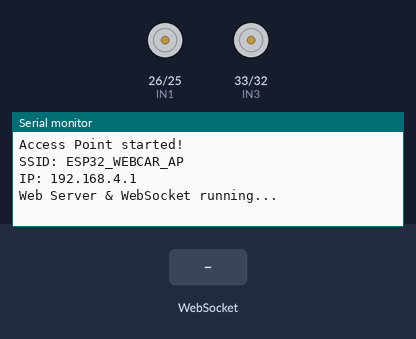
Recording of a sketch running on a simulated ESP32. Parts: motor-driver pin pairs drawn as motors (green arrow = first pin HIGH = forward, orange = second pin HIGH = backward, longer = more drive, scaled by the enable pin), the last lines printed to the serial monitor. Inputs (shaded band) come from the test bench.

Above: at 1.2 s.
1.3 s: WebSocket text "forward" received
At 2.5 s:
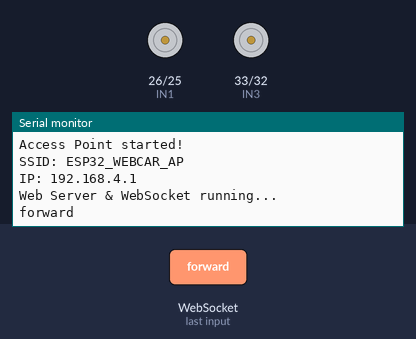
2.8 s: WebSocket text "backward" received
At 3.9 s:
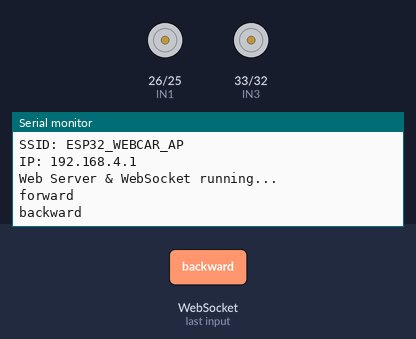
4.3 s: WebSocket text "turnLeft" received
At 5.0 s:
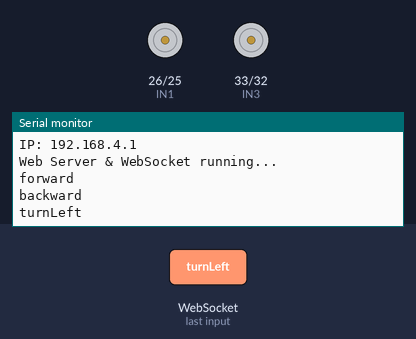

Measured:
- after the input at 1.3 s, the serial monitor: prints a new line at once (image 1)
- after the input at 2.8 s, the serial monitor: prints a new line at once (image 2)
- after the input at 4.3 s, the serial monitor: prints a new line at once (image 3)

The sketch:

esp_webcar.ino
```cpp
// ===================================================
// ESP32 Single Joystick Car (Offline Access Point)
// L298N Motor Driver + WebSocket Control
// Final Enhanced Code by Saffron 🚩(49th Trial)
// ===================================================

#include <WiFi.h>
#include <WebServer.h>
#include <WebSocketsServer.h>

// ========================
// Access Point credentials
const char* ssid = "ESP32_WEBCAR_AP";
const char* password = "Saffron@";

// ========================
// Web Server & WebSocket
WebServer server(80);
WebSocketsServer webSocket(81);

// ========================
// Motor pins (L298N + ESP32)
#define IN1 26
#define IN2 25
#define IN3 33
#define IN4 32
#define ENA 27
#define ENB 14

// ========================
// Variables
int leftPWM = 0;
int rightPWM = 0;

// ========================
// Movement functions
void stopCar() {
  digitalWrite(IN1, LOW); digitalWrite(IN2, LOW);
  digitalWrite(IN3, LOW); digitalWrite(IN4, LOW);
  analogWrite(ENA, 0);
  analogWrite(ENB, 0);
}

void moveForward(int lpwm, int rpwm) {
  digitalWrite(IN1, HIGH); digitalWrite(IN2, LOW);
  digitalWrite(IN3, HIGH); digitalWrite(IN4, LOW);
  analogWrite(ENA, lpwm);
  analogWrite(ENB, rpwm);
}

void moveBackward(int lpwm, int rpwm) {
  digitalWrite(IN1, LOW); digitalWrite(IN2, HIGH);
  digitalWrite(IN3, LOW); digitalWrite(IN4, HIGH);
  analogWrite(ENA, lpwm);
  analogWrite(ENB, rpwm);
}

void turnLeft(int lpwm, int rpwm) {
  digitalWrite(IN1, HIGH); digitalWrite(IN2, LOW);
  digitalWrite(IN3, HIGH); digitalWrite(IN4, LOW);
  analogWrite(ENA, lpwm / 2);   // slower left motor
  analogWrite(ENB, rpwm);       // full right motor
}

void turnRight(int lpwm, int rpwm) {
  digitalWrite(IN1, HIGH); digitalWrite(IN2, LOW);
  digitalWrite(IN3, HIGH); digitalWrite(IN4, LOW);
  analogWrite(ENA, lpwm);       // full left motor
  analogWrite(ENB, rpwm / 2);   // slower right motor
}

// ========================
// WebSocket handler
void onWebSocketEvent(uint8_t num, WStype_t type, uint8_t * payload, size_t length) {
  if(type == WStype_TEXT){
    String msg = String((char*)payload);
    Serial.println(msg);

    if(msg.startsWith("forward")){
      sscanf(msg.c_str(),"forward:%d:%d",&leftPWM,&rightPWM);
      moveForward(leftPWM,rightPWM);
    } else if(msg.startsWith("backward")){
      sscanf(msg.c_str(),"backward:%d:%d",&leftPWM,&rightPWM);
      moveBackward(leftPWM,rightPWM);
    } else if(msg.startsWith("turnLeft")){
      sscanf(msg.c_str(),"turnLeft:%d:%d",&leftPWM,&rightPWM);
      turnLeft(leftPWM,rightPWM);
    } else if(msg.startsWith("turnRight")){
      sscanf(msg.c_str(),"turnRight:%d:%d",&leftPWM,&rightPWM);
      turnRight(leftPWM,rightPWM);
    } else if(msg.startsWith("stop")){
      stopCar();
    }
  }
}

// ========================
// Updated HTML Page
const char HTML_PAGE[] PROGMEM = R"rawliteral(
<!DOCTYPE html>
<html>
<head>
<meta charset="UTF-8">
<title>🚗 ESP32 Spicy Drive</title>
<meta name="viewport" content="width=device-width, initial-scale=1">
<style>
  body { text-align:center;font-family:'Poppins',sans-serif;background:radial-gradient(circle at center,#050505,#0b0b0b 70%);color:#00eaff;overflow:hidden; }
  h2 { margin-top:10px;font-size:26px;color:#00eaff;text-shadow:0 0 15px #00eaff; }
  #wifiStatus { margin-top:5px;font-size:14px;color:#00ffaa;text-shadow:0 0 10px #00ffaa; }
  .joystick { width:180px;height:180px;background:#1a1a1a;border-radius:50%;position:relative;margin:40px auto;touch-action:none;box-shadow:0 0 20px rgba(0,234,255,0.4);user-select:none; }
  .stick { width:70px;height:70px;background:linear-gradient(145deg,#00eaff,#0088ff);border-radius:50%;position:absolute;top:55px;left:55px;box-shadow:0 0 25px #00eaff;transition:0.05s; }
  #stopBtn { padding:15px 50px;border:none;border-radius:12px;background:linear-gradient(90deg,#ff0044,#ff6600);color:white;font-size:20px;cursor:pointer;box-shadow:0 0 25px rgba(255,60,0,0.8);margin:30px auto;transition:0.25s; }
  #stopBtn:hover { transform:scale(1.08);background:#ff0000; }
  .speed-control { margin-top:10px; }
  .speed-btn { padding:14px 28px;margin:10px;border:none;border-radius:8px;background:#1b1b1b;color:#00eaff;font-size:17px;cursor:pointer;box-shadow:0 0 12px rgba(0,234,255,0.3);transition:all 0.25s; }
  .speed-btn:hover { background:#00eaff;color:#111; transform:scale(1.05); }
  .speed-btn.active { background:#00eaff;color:#111;box-shadow:0 0 20px #00eaff; }
  #footer { position:fixed;bottom:0;width:100%;background:linear-gradient(90deg,#00eaff,#0066ff);color:#fff;font-weight:bold;padding:10px 0;font-family:'Courier New',monospace;box-shadow:0 -3px 15px rgba(0,234,255,0.6);text-align:center;letter-spacing:1px; }
</style>
</head>
<body>

<h2>🌶️ ESP32 Spicy Drive Controller</h2>
<div id="wifiStatus">Wi-Fi Status: Connecting...</div>

<div class="joystick" id="joystick"><div class="stick" id="stick"></div></div>

<div class="speed-control">
  <button class="speed-btn active" data-speed="0.7">🌶️ Spicy Western</button>
  <button class="speed-btn" data-speed="1.0">🔥 Spicy Indian</button>
</div>

<button id="stopBtn">🛑 STOP</button>

<div id="footer">Code by Saffron 🚩</div>

<script>
const joystick = document.getElementById("joystick");
const stick = document.getElementById("stick");
const stopBtn = document.getElementById("stopBtn");
const speedBtns = document.querySelectorAll(".speed-btn");
const wifiStatus = document.getElementById("wifiStatus");

let center = 90, active = false, xVal = 0, yVal = 0;
let speedMultiplier = 0.7, ws;

// ✅ WebSocket Connection with Auto Reconnect
function connectWS(){
  ws = new WebSocket('ws://' + location.host + ':81/');
  ws.onopen = () => {
    wifiStatus.innerHTML = "Wi-Fi Status: Connected ✅";
    wifiStatus.style.color = "#00ffaa";
  };
  ws.onclose = () => {
    wifiStatus.innerHTML = "Wi-Fi Status: Disconnected ❌ Reconnecting...";
    wifiStatus.style.color = "#ff5555";
    setTimeout(connectWS, 2000);
  };
  ws.onerror = () => { ws.close(); };
}
connectWS();

// ✅ Speed Mode Buttons
speedBtns.forEach(btn => {
  btn.addEventListener("click", () => {
    speedBtns.forEach(b => b.classList.remove("active"));
    btn.classList.add("active");
    speedMultiplier = parseFloat(btn.dataset.speed);
  });
});

// ✅ Joystick Movement
function moveStick(clientX, clientY){
  const rect = joystick.getBoundingClientRect();
  xVal = clientX - rect.left - center;
  yVal = clientY - rect.top - center;

  const dist = Math.sqrt(xVal*xVal + yVal*yVal);
  if(dist > 70){
    const angle = Math.atan2(yVal, xVal);
    xVal = Math.cos(angle)*70;
    yVal = Math.sin(angle)*70;
  }

  stick.style.left = (xVal + 55) + "px";
  stick.style.top  = (yVal + 55) + "px";

  sendCommand();
}

// ✅ Updated, Error-Free Function
function sendCommand(){
  if(!ws || ws.readyState !== 1) return;

  let forward = -yVal / 70.0;
  let turn = xVal / 70.0;

  let leftMotor = forward + turn * 0.5;
  let rightMotor = forward - turn * 0.5;

  leftMotor = Math.max(-1, Math.min(1, leftMotor));
  rightMotor = Math.max(-1, Math.min(1, rightMotor));

  let leftPWM = Math.abs(Math.floor(leftMotor * 255 * speedMultiplier));
  let rightPWM = Math.abs(Math.floor(rightMotor * 255 * speedMultiplier));

  if(Math.abs(forward) < 0.1 && Math.abs(turn) < 0.1){
    ws.send("stop:0");
  } else if(forward > 0.1){
    ws.send("forward:" + leftPWM + ":" + rightPWM);
  } else if(forward < -0.1){
    ws.send("backward:" + leftPWM + ":" + rightPWM);
  } else if(turn > 0.2){
    ws.send("turnRight:" + leftPWM + ":" + rightPWM);
  } else if(turn < -0.2){
    ws.send("turnLeft:" + leftPWM + ":" + rightPWM);
  }
}

// ✅ Reset Function
function resetStick(){
  stick.style.left = "55px";
  stick.style.top = "55px";
  xVal = 0; yVal = 0;
}

// ✅ Stop Button
stopBtn.addEventListener("click", () => {
  if(ws && ws.readyState === 1) ws.send("stop:0");
  resetStick();
});

// ✅ Joystick Pointer Controls
joystick.addEventListener("pointerdown", e => {
  active = true;
  moveStick(e.clientX, e.clientY);
  joystick.setPointerCapture(e.pointerId);
});
joystick.addEventListener("pointermove", e => {
  if(active) moveStick(e.clientX, e.clientY);
});
joystick.addEventListener("pointerup", e => {
  active = false; resetStick(); sendCommand();
});
joystick.addEventListener("pointercancel", e => {
  active = false; resetStick(); sendCommand();
});
</script>
</body>
</html>
)rawliteral";

// ========================
// Setup
void setup() {
  Serial.begin(115200);

  pinMode(IN1, OUTPUT); pinMode(IN2, OUTPUT);
  pinMode(IN3, OUTPUT); pinMode(IN4, OUTPUT);
  pinMode(ENA, OUTPUT); pinMode(ENB, OUTPUT);

  stopCar();

  WiFi.softAP(ssid, password);
  Serial.println("Access Point started!");
  Serial.print("SSID: "); Serial.println(ssid);
  Serial.print("IP: "); Serial.println(WiFi.softAPIP());

  webSocket.begin();
  webSocket.onEvent(onWebSocketEvent);

  server.on("/", []() { server.send(200, "text/html", HTML_PAGE); });
  server.begin();

  Serial.println("Web Server & WebSocket running...");
}

// ========================
// Loop
void loop() {
  webSocket.loop();
  server.handleClient();
}
// ========================
// Code by Saffron 🚩
// ========================
```
